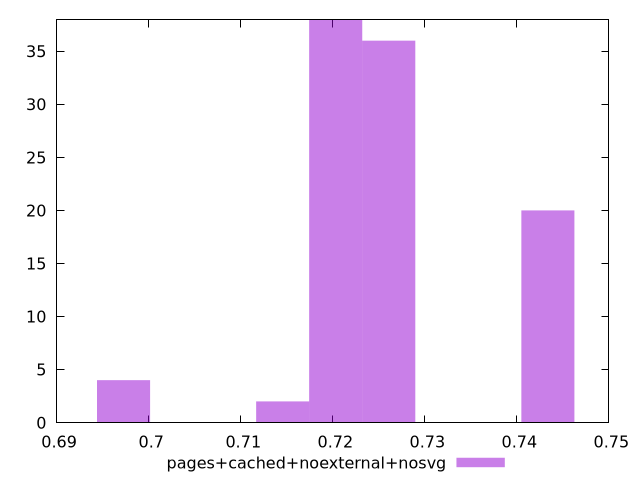

gnuplot code for this plot:
$_pagesCachedNoexternalNosvg <<EOF
0.7433725117484875 20
0.7260847789171273 36
0.7203222013066739 38
0.6972718908648604 4
0.7145596236962205 2
EOF
set key outside below
set terminal pngcairo
set output "report_00005_2020-11-02T22-26-11.212Z/performance_score/pages+cached+noexternal+nosvg//hist.png"
set yrange [0:38]
set boxwidth 0.0057625776104533915
set style fill transparent solid 0.5 noborder
plot $_pagesCachedNoexternalNosvg title "pages+cached+noexternal+nosvg" with boxes ,
